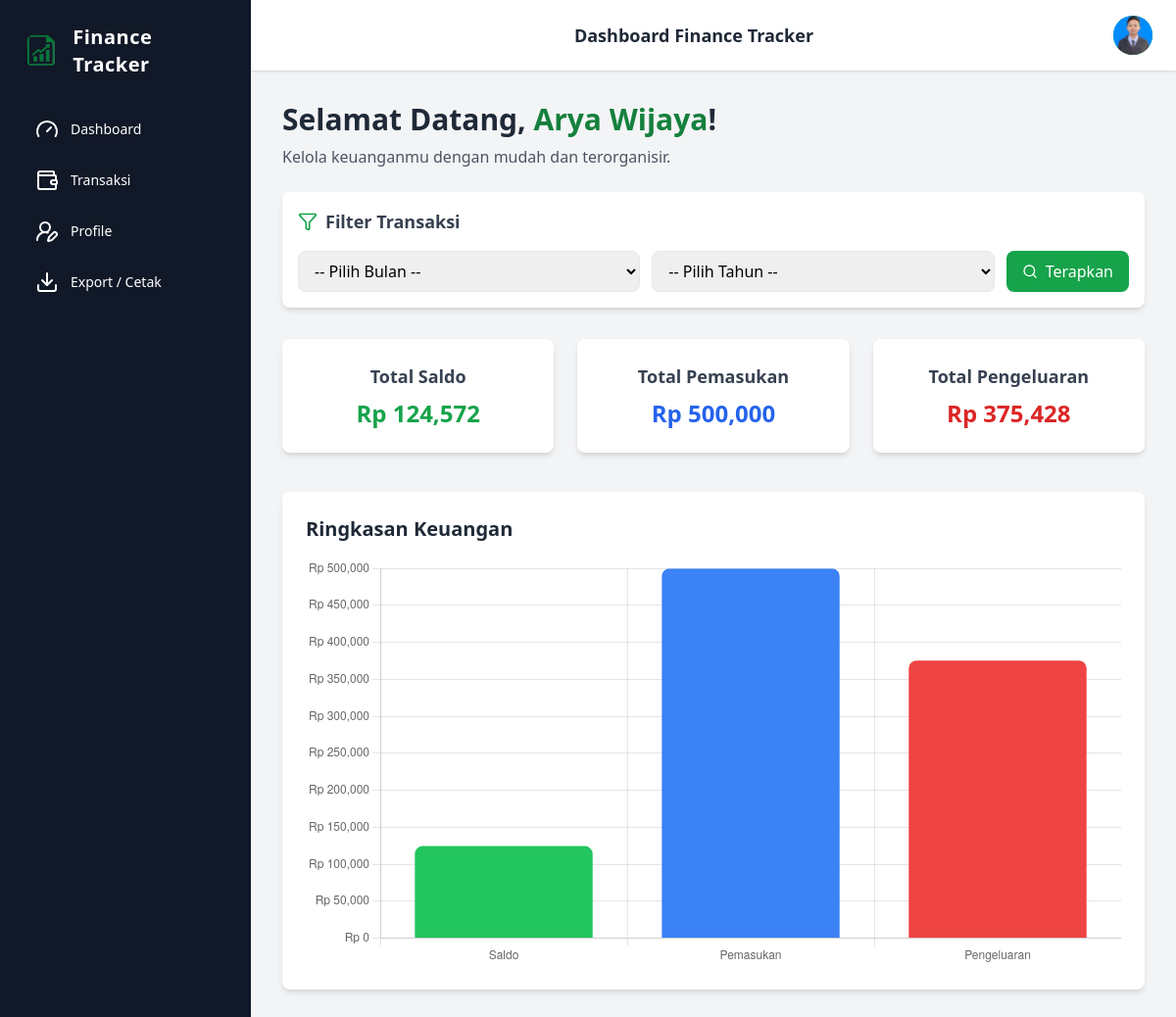
The page /dashboard (signed in) on the database its author committed.
### models/user.py (models this page shows, shortened)
class User(Base):
    __tablename__ = "user"
    id = Column(Integer, primary_key=True, index=True)
    name = Column(String(100), nullable=False)
    email = Column(String(100), unique=True, index=True, nullable=False)
    password = Column(String(255), nullable=False)
    image = Column(String(255), nullable=True)
    theme = Column(String(20), default="light")            # "light" atau "dark"
    default_month = Column(Integer, nullable=True)
    default_year = Column(Integer, nullable=True)
    notify_low_balance = Column(Boolean, default=False)
    low_balance_threshold = Column(Float, default=0.0)
    weekly_summary = Column(Boolean, default=False)
    export_format = Column(String(10), default="csv")      # csv / xlsx / pdf

### routes/auth_routes.py (the view)
    @app.route("/dashboard")
    def dashboard():
        if "user_id" not in session:
            flash("Silakan login terlebih dahulu!", "error")
            return redirect(url_for("login"))
        db = SessionLocal()
        user_id = session["user_id"]
        user = db.query(User).get(user_id)
        month = request.args.get("month", type=int)
        year = request.args.get("year", type=int)
        query = db.query(Transaction).filter_by(user_id=user_id)
        if month and year:
            query = query.filter(
                extract("month", Transaction.date) == month,
                extract("year", Transaction.date) == year
            )
        transactions = query.all()
        total_income = sum([t.amount for t in transactions if t.type == "income"])
        total_expense = sum([t.amount for t in transactions if t.type == "expense"])
        total_balance = total_income - total_expense
        db.close()
        return render_template(
            "index.html",
            user=user,
            username=session.get("username"),
            user_image=session.get("user_image"),
            total_income=total_income,
            total_expense=total_expense,
            total_balance=total_balance,
            selected_month=month,
            selected_year=year,
        )

### templates/index.html (shortened to what this page needs)
<!DOCTYPE html>
<html lang="en">
  <head>
    <script src="https://cdn.tailwindcss.com"></script>
  </head>
  <body class="bg-gray-100">
    <div class="flex h-screen overflow-hidden">
      <aside
        id="sidebar"
        class="w-64 bg-gray-900 text-white flex flex-col p-6 fixed h-full z-40 sidebar-transition transform -translate-x-64 lg:translate-x-0"
      >
        <div
          class="flex items-center gap-3 mb-8 cursor-pointer"
          onclick="window.location.href='/dashboard'"
        >
          <img
            src="{{ url_for('static', filename='favicon.png') }}"
            alt="Logo"
            class="w-10 h-10 rounded-full"
          />
          <h2 class="text-xl font-bold tracking-wide">Finance Tracker</h2>
        </div>
        <nav class="flex flex-col gap-3 text-sm">
          <a
            href="/dashboard"
            class="menu-item px-3 py-2 rounded-lg flex items-center gap-3"
          >
            <i data-lucide="gauge"></i> Dashboard
          </a>
          <a
            href="/transactions"
            class="menu-item px-3 py-2 rounded-lg flex items-center gap-3"
          >
            <i data-lucide="wallet"></i> Transaksi
          </a>
          <a
            href="/profile"
            class="menu-item px-3 py-2 rounded-lg flex items-center gap-3"
          >
            <i data-lucide="user-round-pen"></i> Profile
          </a>
          <a
            href="{{ url_for('export.export') }}"
            class="menu-item px-3 py-2 rounded-lg flex items-center gap-3"
          >
            <i data-lucide="download"></i> Export / Cetak
          </a>
        </nav>
      </aside>
      <main id="mainContent" class="flex-1 flex flex-col transition-all duration-300 lg:ml-64">
        <header
          class="flex justify-between items-center bg-white shadow px-6 py-4 relative"
        >
          <h1 class="mx-auto text-lg font-bold text-gray-800">
            Dashboard Finance Tracker
          </h1>
          <div class="relative">
            <button
              id="avatarBtn"
              class="w-10 h-10 bg-green-600 text-white font-bold rounded-full flex items-center justify-center overflow-hidden"
            >
              {% if user.image %}
              <img
                src="{{ url_for('static', filename=user.image) }}"
                alt="Avatar"
                class="w-full h-full object-cover"
              />
              {% else %} {{ user.name[:1]|upper }} {% endif %}
            </button>
          </div>
        </header>
        <div class="flex-1 p-8 overflow-y-auto">
          <h1 class="text-3xl font-bold text-gray-800">
            Selamat Datang, <span class="text-green-700">{{ username }}</span>!
          </h1>
          <p class="mt-2 text-gray-600">
            Kelola keuanganmu dengan mudah dan terorganisir.
          </p>
          <div class="bg-white shadow-md rounded-lg p-4 mb-6 mt-6">
            <h3 class="text-lg font-semibold text-gray-700 mb-4 flex items-center gap-2">
              <i data-lucide="filter" class="w-5 h-5 text-green-600"></i> Filter Transaksi
            </h3>
            <form method="get" action="{{ url_for('dashboard') }}" class="flex flex-col md:flex-row gap-3">
              <select
                name="month"
                class="border rounded-lg px-3 py-2 flex-1 focus:ring-2 focus:ring-green-500"
              >
                <option value="">-- Pilih Bulan --</option>
              </select>
              <select
                name="year"
                class="border rounded-lg px-3 py-2 flex-1 focus:ring-2 focus:ring-green-500"
              >
                <option value="">-- Pilih Tahun --</option>
              </select>
              <button
                type="submit"
                class="bg-green-600 text-white px-4 py-2 rounded-lg hover:bg-green-700 flex items-center gap-2"
              >
                <i data-lucide="search" class="w-4 h-4"></i> Terapkan
              </button>
            </form>
          </div>
          <div class="grid grid-cols-1 md:grid-cols-3 gap-6 mt-8">
            <div class="bg-white shadow-md rounded-lg p-6 text-center">
              <h3 class="text-lg font-semibold text-gray-700">Total Saldo</h3>
              <p class="text-2xl font-bold text-green-600 mt-2">
                Rp {{ "{:,.0f}".format(total_balance) }}
              </p>
            </div>
            <div class="bg-white shadow-md rounded-lg p-6 text-center">
              <h3 class="text-lg font-semibold text-gray-700">
                Total Pemasukan
              </h3>
              <p class="text-2xl font-bold text-blue-600 mt-2">
                Rp {{ "{:,.0f}".format(total_income) }}
              </p>
            </div>
            <div class="bg-white shadow-md rounded-lg p-6 text-center">
              <h3 class="text-lg font-semibold text-gray-700">
                Total Pengeluaran
              </h3>
              <p class="text-2xl font-bold text-red-600 mt-2">
                Rp {{ "{:,.0f}".format(total_expense) }}
              </p>
            </div>
          </div>
          <div class="bg-white shadow-md rounded-lg p-6 mt-10">
            <h2 class="text-xl font-semibold text-gray-800 mb-4">
              Ringkasan Keuangan
            </h2>
            <canvas id="financeChart" class="w-full h-64"></canvas>
          </div>
        </div>
      </main>
    </div>
    <script>
      // Chart
      const ctx = document.getElementById("financeChart").getContext("2d");
      new Chart(ctx, {
        type: "bar",
        data: {
          labels: ["Saldo", "Pemasukan", "Pengeluaran"],
          datasets: [
            {
              label: "Jumlah (Rp)",
              data: [{{ total_balance }}, {{ total_income }}, {{ total_expense }}],
              backgroundColor: ["#22c55e", "#3b82f6", "#ef4444"],
              borderRadius: 8,
            },
          ],
        },
        options: {
          responsive: true,
          plugins: { legend: { display: false } },
          scales: {
            y: {
              beginAtZero: true,
              ticks: { callback: (value) => `Rp ${value.toLocaleString()}` },
            },
          },
        },
      });
      // Avatar dropdown toggle
      const avatarBtn = document.getElementById("avatarBtn");
      const dropdownMenu = document.getElementById("dropdownMenu");
      avatarBtn.addEventListener("click", () => {
        dropdownMenu.classList.toggle("hidden");
      });
      // Sidebar toggle
      const sidebar = document.getElementById("sidebar");
      const backdrop = document.getElementById("backdrop");
      const sidebarToggle = document.getElementById("sidebarToggle");
      sidebarToggle.addEventListener("click", () => {
        sidebar.classList.toggle("-translate-x-64");
        backdrop.classList.toggle("hidden");
      });
      // Klik backdrop untuk menutup sidebar
      backdrop.addEventListener("click", () => {
        sidebar.classList.add("-translate-x-64");
        backdrop.classList.add("hidden");
      });
      // Load Lucide icons
      lucide.createIcons();
    </script>
  </body>
</html>

### templates/index.html (style rules this page uses)
body { overflow-x: hidden; }
.menu-item { transition: all 0.3s ease; }
.sidebar-transition { transition: transform 0.3s ease-in-out; }

### rows shown on the page
User: image (picture), name "Arya Wijaya"

### other values the page prints
{{ "{:,.0f}".format(total_balance) }} "124,572"
{{ "{:,.0f}".format(total_income) }} "500,000"
{{ "{:,.0f}".format(total_expense) }} "375,428"
chart data {{ total_balance }} 124572.0
chart data {{ total_income }} 500000.0
chart data {{ total_expense }} 375428.0
